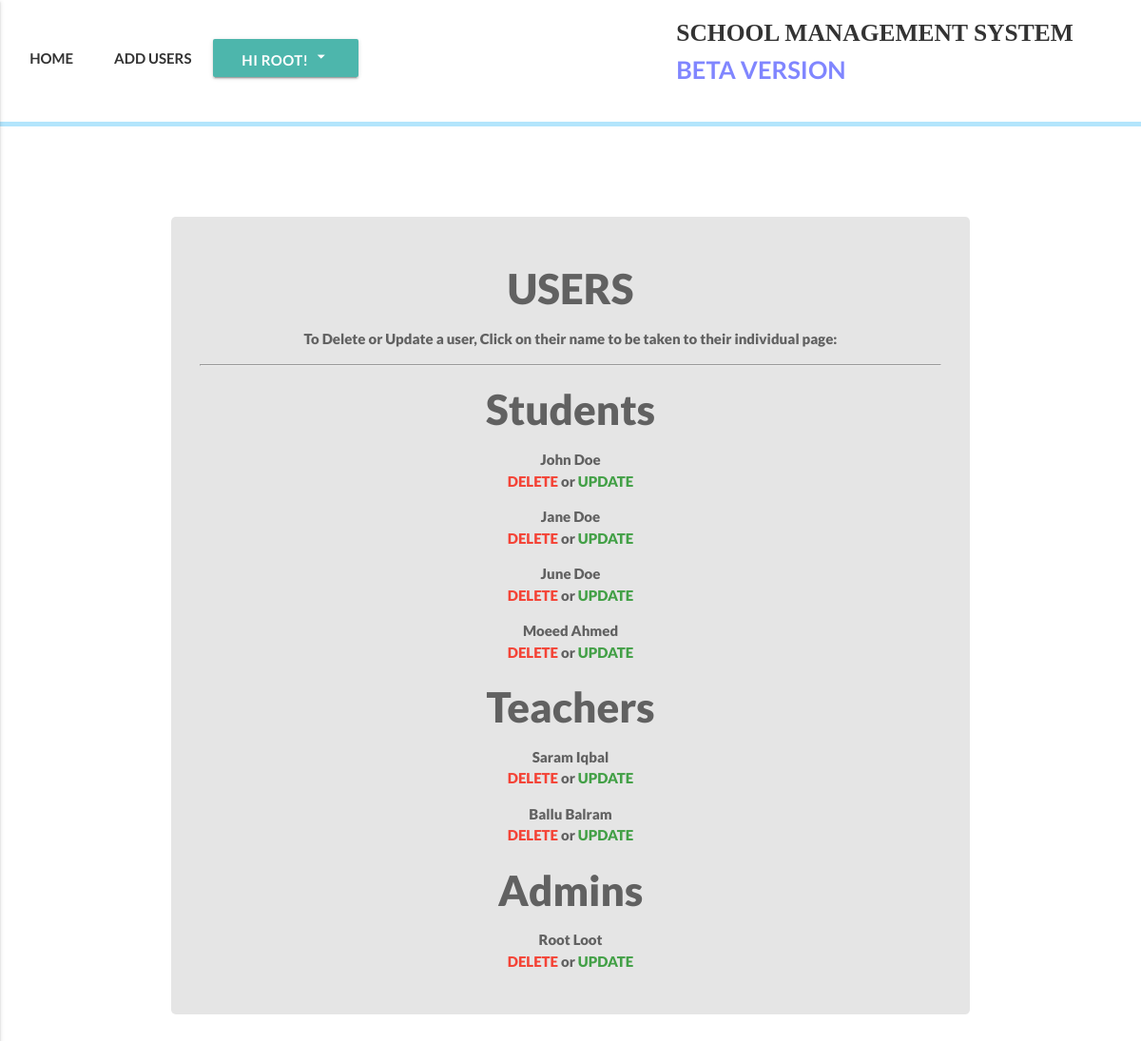
Before: /accounts/users/ (signed in) with the older database file.
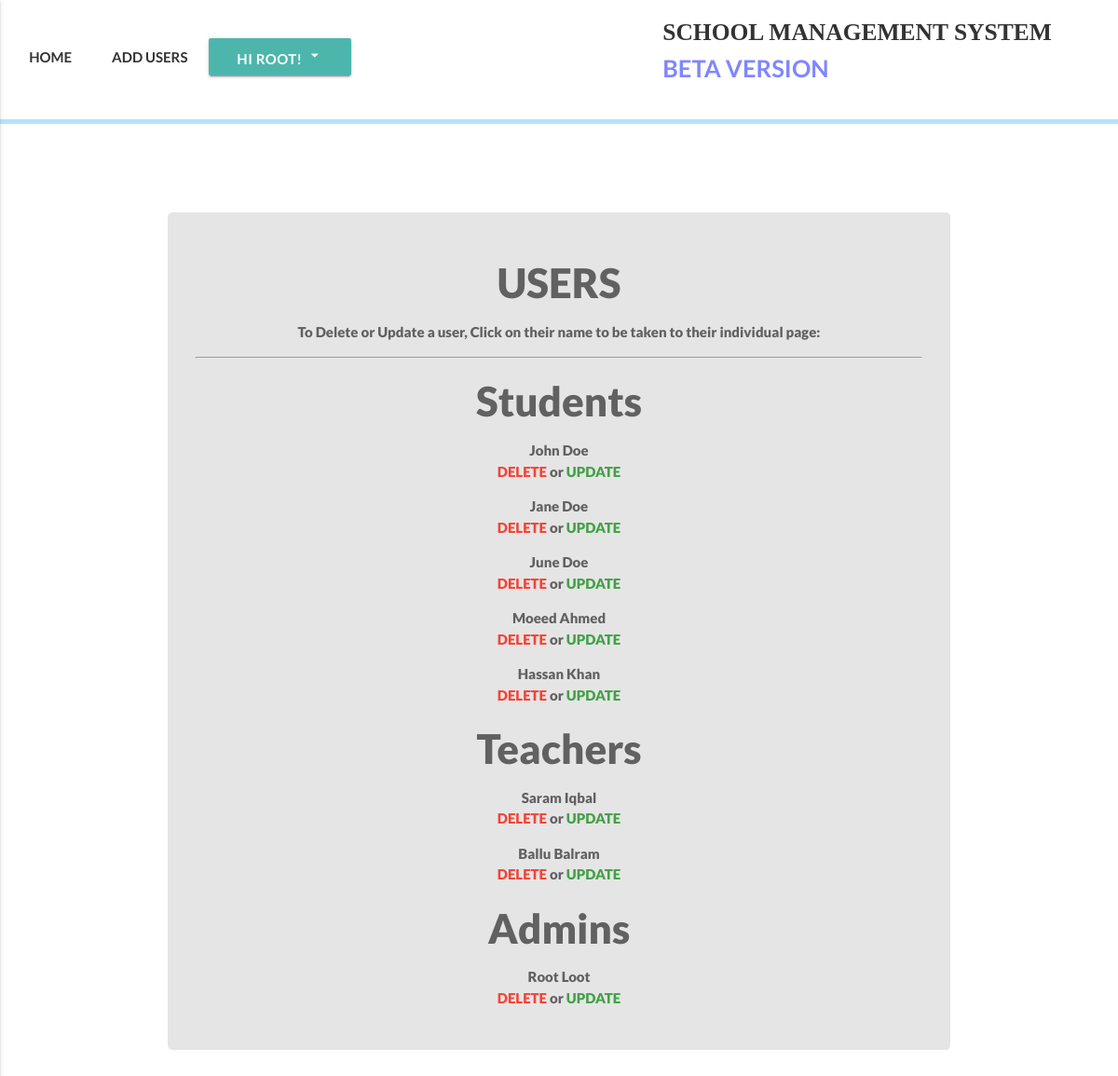
After: the same page with the newer database file.
### accounts/models.py (models this page shows, shortened)
class User(AbstractBaseUser):
    email = models.EmailField(
        verbose_name='email address',
        max_length=255,
        unique=True,
    )
    date_of_birth = models.DateField(null=True)
    is_active = models.BooleanField(default=True)
    is_admin = models.BooleanField(default=False)
    is_teacher = models.BooleanField(default=False)
    is_student = models.BooleanField(default=False)
    bio = models.TextField(blank=True, help_text='write something about yourself...')
    phone_regex = RegexValidator(regex=r'^\+?1?\d{9,15}$', message="Phone number must be entered in the format: '+999999999'. Up to 15 digits allowed.")
    phone_number = models.CharField(validators=[phone_regex], max_length=17, blank=True, help_text="Phone number must be entered in the format: '+999999999'. Up to 15 digits allowed.") # validators should be a list
    first_name = models.CharField(max_length=225)
    last_name = models.CharField(max_length=225)
    address = models.CharField(max_length=225, blank=True)
    part_of = models.ForeignKey(Klasses, null=True, blank=True, related_name="partof", on_delete=models.SET_NULL)
    image = models.ImageField(upload_to="profile_pictures", blank=True)
    objects = MyUserManager()
    USERNAME_FIELD = 'email'
    REQUIRED_FIELDS = ['first_name', 'last_name', 'phone_number']
    def get_absolute_url(self):
        return reverse('user_detail', kwargs={'id':self.id})
    def get_delete_url(self):
        return reverse('user_delete', kwargs={'id':self.id})
    def get_update_url(self):
        return reverse('user_update_view', kwargs={'id':self.id})

### accounts/views.py (the view)
def user_list(request):
    if request.user.is_authenticated():
        if request.user.is_admin:
            students = User.objects.filter(is_student=True)
            teachers = User.objects.filter(is_teacher=True)
            admins = User.objects.filter(is_admin=True)
            template_name = 'accounts/list-users.html'
            context = {
                'students':students,
                'teachers':teachers,
                'admins':admins,
            }
            return render(request, template_name, context)
        else:
            raise Http404
    else:
        raise Http404

### templates/accounts/list-users.html (shortened to what this page needs)
{% extends 'index.html' %}
{% block customcss %}
{% load static %}
<link rel="stylesheet" href="{% static 'css/userrs.css' %}">
{% endblock customcss %}
{% block headercss %}
  <link rel="stylesheet" href="{% static 'css/header.css'%}">
{% endblock headercss %}
{% block headernavs %}
<li><a href="{% url 'home' %}" class="waves-effect waves-teal">HOME</a></li>
<li><a href="{% url 'user_creation_view' %}" class="waves-effect waves-teal">ADD USERS</a></li>
<a class='dropdown-button btn my-dropdown teal lighten-2' data-beloworigin="true" href='#' data-activates='dropdown1'>Hi {{request.user.first_name}}! <i class="medium material-icons">arrow_drop_down</i></a>
{% endblock headernavs %}
{% block content %}
  <div class="register-bg">
    <div class="classes-boi hoverable grey-text text-darken-2">
      <h3>USERS</h3>
      <p>To <span class="span-boi">Delete</span> or <span class="span-boi">Update</span> a user, Click on their name to be taken to their individual page:</p> <hr>
            <h3>Students</h3>
            {% for obj in students %}
            <p><a href="{{obj.get_absolute_url}}" class="grey-text text-darken-2">{{obj.first_name}} {{obj.last_name}}</a> <br> <a href="{{obj.get_delete_url}}" class="red-text">DELETE</a> or <a href="{{obj.get_update_url}}" class="green-text text-darken-1">UPDATE</a></p>
            {% empty %}
            <p><p class='sad'>My only friend, there are no registerd students at the moment...</p></p>
            {% endfor %}
            <h3>Teachers</h3>
            {% for obj in teachers %}
            <p><a href="{{obj.get_absolute_url}}" class="grey-text text-darken-2">{{obj.first_name}} {{obj.last_name}}</a> <br> <a href="{{obj.get_delete_url}}" class="red-text">DELETE</a> or <a href="{{obj.get_update_url}}" class="green-text text-darken-1">UPDATE</a></p>
            {% empty %}
            <p class='sad'>My only friend, there are no registerd teachers at the moment...</p>
            {% endfor %}
            <h3>Admins</h3>
            {% for obj in admins %}
            <p><a href="{{obj.get_absolute_url}}" class="grey-text text-darken-2">{{obj.first_name}} {{obj.last_name}}</a> <br> <a href="{{obj.get_delete_url}}" class="red-text">DELETE</a> or <a href="{{obj.get_update_url}}" class="green-text text-darken-1">UPDATE</a></p>
            {% endfor %}
{% endblock content %}

### templates/index.html (shortened to what this page needs)
<!DOCTYPE html>
<html lang="en">
<head>
  {% load static %}
  <link rel="stylesheet" href="https://cdnjs.cloudflare.com/ajax/libs/animate.css/3.5.2/animate.min.css">
  <link rel="stylesheet" href="{% static 'materialize/css/materialize.min.css' %}">
  {% block headercss %} <link rel="stylesheet" href="{% static 'css/header.css' %}"> {% endblock headercss %}
  {% block customcss %} <link rel="stylesheet" href="{% static 'css/home.css' %}"> {% endblock customcss %}
</head>
<body>
  {% block new_page %}
  <header>
    <div class="my-nav">
      <div class="row">
        <div class="col xl7 l7 m7 s12 ma-nav">
          <ul class="nav-ul" >
            {% block headernavs %}{% endblock headernavs %}
          </ul>
        </div>
        <div class="col s2">
        </div>
        <div class="col xl5 l5 m5 offset-10">
          <a href="{% url 'home' %}" class='my-logo'>SCHOOL MANAGEMENT SYSTEM<br><span class="qaka"> BETA VERSION</span></a>
        </div>
    </div>
    </div>
    <div class='little-bar'></div>
  </header>
  {% block content %}{% endblock content %}
{% endblock new_page %}
</body>
</html>

### static/css/header.css (style rules this page uses)
.my-nav { font-family: lato; font-weight:bold; background-color: #fff; height:100%; padding-top:15px; padding-bottom: 0; margin-bottom:0; }
.my-dropdown { padding-bottom:40px; }
.little-bar { height:5px; background-color: #b3e5fc; }
.my-nav ul li { display: inline; }
.my-nav ul li a, .disable { padding: 20px 20px 20px 20px; color: #333; transition: 0.4s; }
.my-logo { font-family:kelson sans; color:#333; text-align:right; font-size:1.7em; transition: 0.4s; }
.qaka { color: #8086ff; font-family:lato; }

### static/css/userrs.css (style rules this page uses)
.register-bg { padding: 3em 0em; margin-top: 50px; }
.classes-boi { border-radius: 5px; text-align:center; margin-top:10vh; width:70%; margin: auto; background-color: #e5e5e5 ; padding:2em; }
.classes-boi h3, .classes-boi h4, .classes-boi p { font-family: lato; font-weight:1000; }
.span-boi { font-weight: 1000; }

Changed rows visible on the page:
added User: first_name "Hassan", last_name "Khan", shown under "Students"
